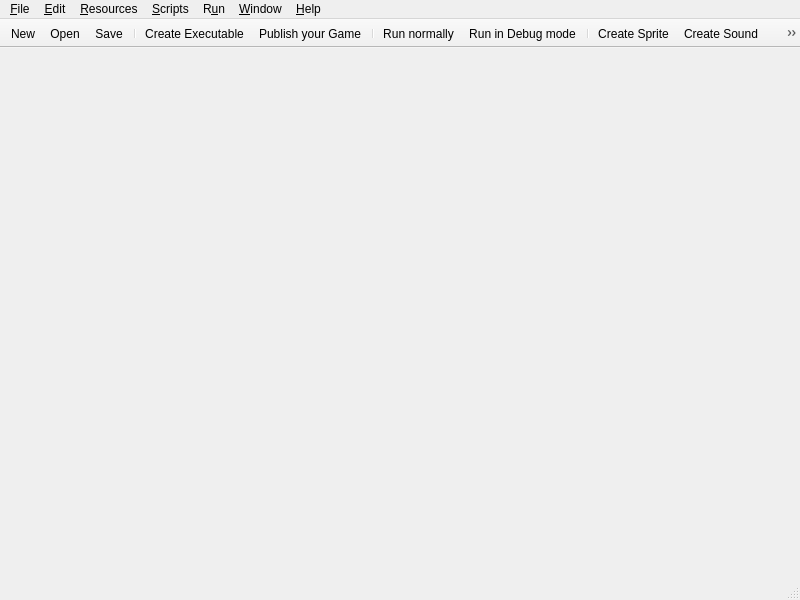
<?xml version="1.0" encoding="UTF-8"?>
<ui version="4.0">
 <class>MainWindow</class>
 <widget class="QMainWindow" name="MainWindow">
  <property name="geometry">
   <rect>
    <x>0</x>
    <y>0</y>
    <width>800</width>
    <height>600</height>
   </rect>
  </property>
  <property name="windowTitle">
   <string>Qt Gamemaker 1.0 Ultimate</string>
  </property>
  <widget class="QSplitter" name="splitter">
   <property name="orientation">
    <enum>Qt::Horizontal</enum>
   </property>
   <widget class="QTreeView" name="treeView">
    <property name="contextMenuPolicy">
     <enum>Qt::CustomContextMenu</enum>
    </property>
    <property name="editTriggers">
     <set>QAbstractItemView::EditKeyPressed</set>
    </property>
    <property name="dragEnabled">
     <bool>true</bool>
    </property>
    <property name="iconSize">
     <size>
      <width>16</width>
      <height>16</height>
     </size>
    </property>
    <property name="animated">
     <bool>true</bool>
    </property>
    <property name="headerHidden">
     <bool>true</bool>
    </property>
   </widget>
   <widget class="QMdiArea" name="mdiArea">
    <property name="background">
     <brush brushstyle="CrossPattern">
      <color alpha="255">
       <red>159</red>
       <green>159</green>
       <blue>159</blue>
      </color>
     </brush>
    </property>
   </widget>
  </widget>
  <widget class="QMenuBar" name="menubar">
   <property name="geometry">
    <rect>
     <x>0</x>
     <y>0</y>
     <width>800</width>
     <height>20</height>
    </rect>
   </property>
   <widget class="QMenu" name="menuFile">
    <property name="title">
     <string>&amp;File</string>
    </property>
    <widget class="QMenu" name="menuRecentFiles">
     <property name="title">
      <string>&amp;Recent Files</string>
     </property>
     <addaction name="actionNone"/>
    </widget>
    <addaction name="actionNew"/>
    <addaction name="actionOpen"/>
    <addaction name="menuRecentFiles"/>
    <addaction name="separator"/>
    <addaction name="actionSave"/>
    <addaction name="actionSaveAs"/>
    <addaction name="separator"/>
    <addaction name="actionCreateExecutable"/>
    <addaction name="actionPublishGame"/>
    <addaction name="separator"/>
    <addaction name="actionImportResources"/>
    <addaction name="actionExportResources"/>
    <addaction name="separator"/>
    <addaction name="actionAdvancedMode"/>
    <addaction name="actionPreferences"/>
    <addaction name="separator"/>
    <addaction name="actionExit"/>
   </widget>
   <widget class="QMenu" name="menuEdit">
    <property name="title">
     <string>&amp;Edit</string>
    </property>
    <addaction name="actionCreate"/>
    <addaction name="actionDuplicate"/>
    <addaction name="separator"/>
    <addaction name="actionCreateGroup"/>
    <addaction name="separator"/>
    <addaction name="actionDelete"/>
    <addaction name="separator"/>
    <addaction name="actionRename"/>
    <addaction name="separator"/>
    <addaction name="actionProperties"/>
    <addaction name="separator"/>
    <addaction name="actionFindResource"/>
    <addaction name="actionExpandResourceTree"/>
    <addaction name="actionCollapseResourceTree"/>
    <addaction name="separator"/>
    <addaction name="actionShowObjectInformation"/>
   </widget>
   <widget class="QMenu" name="menuResources">
    <property name="title">
     <string>&amp;Resources</string>
    </property>
    <addaction name="actionCreateSprite"/>
    <addaction name="actionCreateSound"/>
    <addaction name="actionCreateBackground"/>
    <addaction name="actionCreatePath"/>
    <addaction name="actionCreateScript"/>
    <addaction name="actionCreateFont"/>
    <addaction name="actionCreateTimeLine"/>
    <addaction name="actionCreateObject"/>
    <addaction name="actionCreateRoom"/>
    <addaction name="separator"/>
    <addaction name="actionGameInformation"/>
    <addaction name="actionGlobalGameSettings"/>
    <addaction name="actionExtensionPackages"/>
    <addaction name="separator"/>
    <addaction name="actionDefineConstants"/>
    <addaction name="actionDefineTriggers"/>
    <addaction name="actionIncludedFiles"/>
   </widget>
   <widget class="QMenu" name="menuScripts">
    <property name="title">
     <string>&amp;Scripts</string>
    </property>
    <addaction name="actionImportScripts"/>
    <addaction name="action_Export_All_Scripts"/>
    <addaction name="separator"/>
    <addaction name="actionShow_Built_in_Variables"/>
    <addaction name="actionShow_Build_in_Functions"/>
    <addaction name="actionS_how_Extension_Functions"/>
    <addaction name="actionShow_Constants"/>
    <addaction name="separator"/>
    <addaction name="action_Show_Resource_Names"/>
    <addaction name="actionSearch_i_n_Scripts"/>
    <addaction name="separator"/>
    <addaction name="actionCheck_Resource_Names"/>
    <addaction name="actionCheck_All_Scripts"/>
   </widget>
   <widget class="QMenu" name="menuRun">
    <property name="title">
     <string>R&amp;un</string>
    </property>
    <addaction name="actionRunNormally"/>
    <addaction name="actionRunInDebugMode"/>
   </widget>
   <widget class="QMenu" name="menuWindow">
    <property name="title">
     <string>&amp;Window</string>
    </property>
    <addaction name="actionClose"/>
    <addaction name="actionCloseAll"/>
    <addaction name="separator"/>
    <addaction name="actionTile"/>
    <addaction name="actionCascade"/>
    <addaction name="separator"/>
    <addaction name="actionNext"/>
    <addaction name="actionPrevious"/>
    <addaction name="separator"/>
    <addaction name="actionSubWindowedView"/>
    <addaction name="actionTabbedView"/>
    <addaction name="separator"/>
   </widget>
   <widget class="QMenu" name="menuHelp">
    <property name="title">
     <string>&amp;Help</string>
    </property>
    <widget class="QMenu" name="menuTutorials">
     <property name="title">
      <string>&amp;Tutorials</string>
     </property>
     <addaction name="actionNone"/>
    </widget>
    <widget class="QMenu" name="menuExtensionPackages">
     <property name="title">
      <string>&amp;Extension Packages</string>
     </property>
     <addaction name="actionNone"/>
    </widget>
    <addaction name="actionContents"/>
    <addaction name="menuTutorials"/>
    <addaction name="menuExtensionPackages"/>
    <addaction name="separator"/>
    <addaction name="separator"/>
    <addaction name="actionNews"/>
    <addaction name="actionBook"/>
    <addaction name="actionMoreTutorials"/>
    <addaction name="actionWebsite"/>
    <addaction name="actionForum"/>
    <addaction name="actionWiki"/>
    <addaction name="separator"/>
    <addaction name="actionAbout"/>
    <addaction name="actionAboutQt"/>
   </widget>
   <addaction name="menuFile"/>
   <addaction name="menuEdit"/>
   <addaction name="menuResources"/>
   <addaction name="menuScripts"/>
   <addaction name="menuRun"/>
   <addaction name="menuWindow"/>
   <addaction name="menuHelp"/>
  </widget>
  <widget class="QStatusBar" name="statusbar"/>
  <widget class="QToolBar" name="toolBar">
   <property name="windowTitle">
    <string>toolBar</string>
   </property>
   <property name="movable">
    <bool>false</bool>
   </property>
   <property name="iconSize">
    <size>
     <width>16</width>
     <height>16</height>
    </size>
   </property>
   <attribute name="toolBarArea">
    <enum>TopToolBarArea</enum>
   </attribute>
   <attribute name="toolBarBreak">
    <bool>false</bool>
   </attribute>
   <addaction name="actionNew"/>
   <addaction name="actionOpen"/>
   <addaction name="actionSave"/>
   <addaction name="separator"/>
   <addaction name="actionCreateExecutable"/>
   <addaction name="actionPublishGame"/>
   <addaction name="separator"/>
   <addaction name="actionRunNormally"/>
   <addaction name="actionRunInDebugMode"/>
   <addaction name="separator"/>
   <addaction name="actionCreateSprite"/>
   <addaction name="actionCreateSound"/>
   <addaction name="actionCreateBackground"/>
   <addaction name="actionCreatePath"/>
   <addaction name="actionCreateScript"/>
   <addaction name="actionCreateFont"/>
   <addaction name="actionCreateTimeLine"/>
   <addaction name="actionCreateObject"/>
   <addaction name="actionCreateRoom"/>
   <addaction name="separator"/>
   <addaction name="actionGameInformation"/>
   <addaction name="actionGlobalGameSettings"/>
   <addaction name="actionExtensionPackages"/>
   <addaction name="separator"/>
   <addaction name="actionContents"/>
  </widget>
  <action name="actionNew">
   <property name="icon">
    <iconset resource="resources.qrc">
     <normaloff>:/qtgameengine/icons/new.png</normaloff>:/qtgameengine/icons/new.png</iconset>
   </property>
   <property name="text">
    <string>&amp;New</string>
   </property>
  </action>
  <action name="actionOpen">
   <property name="icon">
    <iconset resource="resources.qrc">
     <normaloff>:/qtgameengine/icons/open.png</normaloff>:/qtgameengine/icons/open.png</iconset>
   </property>
   <property name="text">
    <string>&amp;Open</string>
   </property>
  </action>
  <action name="actionSave">
   <property name="icon">
    <iconset resource="resources.qrc">
     <normaloff>:/qtgameengine/icons/save.png</normaloff>:/qtgameengine/icons/save.png</iconset>
   </property>
   <property name="text">
    <string>&amp;Save</string>
   </property>
  </action>
  <action name="actionSaveAs">
   <property name="icon">
    <iconset resource="resources.qrc">
     <normaloff>:/qtgameengine/icons/save-as.png</normaloff>:/qtgameengine/icons/save-as.png</iconset>
   </property>
   <property name="text">
    <string>Save &amp;As...</string>
   </property>
  </action>
  <action name="actionCreateExecutable">
   <property name="icon">
    <iconset resource="resources.qrc">
     <normaloff>:/qtgameengine/icons/create-executable.png</normaloff>:/qtgameengine/icons/create-executable.png</iconset>
   </property>
   <property name="text">
    <string>&amp;Create Executable...</string>
   </property>
  </action>
  <action name="actionPublishGame">
   <property name="icon">
    <iconset resource="resources.qrc">
     <normaloff>:/qtgameengine/icons/publish-game.png</normaloff>:/qtgameengine/icons/publish-game.png</iconset>
   </property>
   <property name="text">
    <string>P&amp;ublish your Game...</string>
   </property>
  </action>
  <action name="actionImportResources">
   <property name="icon">
    <iconset resource="resources.qrc">
     <normaloff>:/qtgameengine/icons/import-resources.png</normaloff>:/qtgameengine/icons/import-resources.png</iconset>
   </property>
   <property name="text">
    <string>&amp;Import Resources...</string>
   </property>
  </action>
  <action name="actionExportResources">
   <property name="icon">
    <iconset resource="resources.qrc">
     <normaloff>:/qtgameengine/icons/export-resources.png</normaloff>:/qtgameengine/icons/export-resources.png</iconset>
   </property>
   <property name="text">
    <string>&amp;Export Resources...</string>
   </property>
  </action>
  <action name="actionAdvancedMode">
   <property name="checkable">
    <bool>true</bool>
   </property>
   <property name="checked">
    <bool>true</bool>
   </property>
   <property name="text">
    <string>Ad&amp;vanced Mode</string>
   </property>
  </action>
  <action name="actionPreferences">
   <property name="icon">
    <iconset resource="resources.qrc">
     <normaloff>:/qtgameengine/icons/preferences.png</normaloff>:/qtgameengine/icons/preferences.png</iconset>
   </property>
   <property name="text">
    <string>&amp;Preferences...</string>
   </property>
   <property name="menuRole">
    <enum>QAction::PreferencesRole</enum>
   </property>
  </action>
  <action name="actionExit">
   <property name="icon">
    <iconset resource="resources.qrc">
     <normaloff>:/qtgameengine/icons/exit.png</normaloff>:/qtgameengine/icons/exit.png</iconset>
   </property>
   <property name="text">
    <string>E&amp;xit</string>
   </property>
   <property name="menuRole">
    <enum>QAction::QuitRole</enum>
   </property>
  </action>
  <action name="actionNone">
   <property name="enabled">
    <bool>false</bool>
   </property>
   <property name="text">
    <string>(none)</string>
   </property>
  </action>
  <action name="actionCreate">
   <property name="icon">
    <iconset resource="resources.qrc">
     <normaloff>:/qtgameengine/icons/create.png</normaloff>:/qtgameengine/icons/create.png</iconset>
   </property>
   <property name="text">
    <string>&amp;Create</string>
   </property>
  </action>
  <action name="actionDuplicate">
   <property name="icon">
    <iconset resource="resources.qrc">
     <normaloff>:/qtgameengine/icons/duplicate.png</normaloff>:/qtgameengine/icons/duplicate.png</iconset>
   </property>
   <property name="text">
    <string>D&amp;uplicate</string>
   </property>
   <property name="shortcut">
    <string>Alt+Ins</string>
   </property>
  </action>
  <action name="actionCreateGroup">
   <property name="icon">
    <iconset resource="resources.qrc">
     <normaloff>:/qtgameengine/icons/create-group.png</normaloff>:/qtgameengine/icons/create-group.png</iconset>
   </property>
   <property name="text">
    <string>Cr&amp;eate Group</string>
   </property>
  </action>
  <action name="actionSortByName">
   <property name="text">
    <string>&amp;Sort by Name</string>
   </property>
  </action>
  <action name="actionDelete">
   <property name="icon">
    <iconset resource="resources.qrc">
     <normaloff>:/qtgameengine/icons/delete.png</normaloff>:/qtgameengine/icons/delete.png</iconset>
   </property>
   <property name="text">
    <string>&amp;Delete</string>
   </property>
  </action>
  <action name="actionRename">
   <property name="icon">
    <iconset resource="resources.qrc">
     <normaloff>:/qtgameengine/icons/rename.png</normaloff>:/qtgameengine/icons/rename.png</iconset>
   </property>
   <property name="text">
    <string>&amp;Rename</string>
   </property>
  </action>
  <action name="actionProperties">
   <property name="icon">
    <iconset resource="resources.qrc">
     <normaloff>:/qtgameengine/icons/properties.png</normaloff>:/qtgameengine/icons/properties.png</iconset>
   </property>
   <property name="text">
    <string>&amp;Properties</string>
   </property>
   <property name="shortcut">
    <string>Alt+Return</string>
   </property>
  </action>
  <action name="actionFindResource">
   <property name="icon">
    <iconset resource="resources.qrc">
     <normaloff>:/qtgameengine/icons/find.png</normaloff>:/qtgameengine/icons/find.png</iconset>
   </property>
   <property name="text">
    <string>&amp;Find Resource</string>
   </property>
  </action>
  <action name="actionExpandResourceTree">
   <property name="text">
    <string>E&amp;xpand Resource Tree</string>
   </property>
  </action>
  <action name="actionCollapseResourceTree">
   <property name="text">
    <string>C&amp;ollapse Resource Tree</string>
   </property>
  </action>
  <action name="actionShowObjectInformation">
   <property name="icon">
    <iconset resource="resources.qrc">
     <normaloff>:/qtgameengine/icons/object-file.png</normaloff>:/qtgameengine/icons/object-file.png</iconset>
   </property>
   <property name="text">
    <string>&amp;Show Object Information</string>
   </property>
  </action>
  <action name="actionCreateSprite">
   <property name="icon">
    <iconset resource="resources.qrc">
     <normaloff>:/qtgameengine/icons/sprite.png</normaloff>:/qtgameengine/icons/sprite.png</iconset>
   </property>
   <property name="text">
    <string>Create &amp;Sprite</string>
   </property>
   <property name="shortcut">
    <string>Ctrl+Shift+S</string>
   </property>
  </action>
  <action name="actionCreateSound">
   <property name="icon">
    <iconset resource="resources.qrc">
     <normaloff>:/qtgameengine/icons/sound.png</normaloff>:/qtgameengine/icons/sound.png</iconset>
   </property>
   <property name="text">
    <string>Create So&amp;und</string>
   </property>
   <property name="shortcut">
    <string>Ctrl+Shift+U</string>
   </property>
  </action>
  <action name="actionCreateBackground">
   <property name="icon">
    <iconset resource="resources.qrc">
     <normaloff>:/qtgameengine/icons/background.png</normaloff>:/qtgameengine/icons/background.png</iconset>
   </property>
   <property name="text">
    <string>Create &amp;Background</string>
   </property>
   <property name="shortcut">
    <string>Ctrl+Shift+B</string>
   </property>
  </action>
  <action name="actionCreatePath">
   <property name="icon">
    <iconset resource="resources.qrc">
     <normaloff>:/qtgameengine/icons/path.png</normaloff>:/qtgameengine/icons/path.png</iconset>
   </property>
   <property name="text">
    <string>Create &amp;Path</string>
   </property>
   <property name="shortcut">
    <string>Ctrl+Shift+P</string>
   </property>
  </action>
  <action name="actionCreateScript">
   <property name="icon">
    <iconset resource="resources.qrc">
     <normaloff>:/qtgameengine/icons/script.png</normaloff>:/qtgameengine/icons/script.png</iconset>
   </property>
   <property name="text">
    <string>Create S&amp;cript</string>
   </property>
   <property name="shortcut">
    <string>Ctrl+Shift+C</string>
   </property>
  </action>
  <action name="actionCreateFont">
   <property name="icon">
    <iconset resource="resources.qrc">
     <normaloff>:/qtgameengine/icons/font.png</normaloff>:/qtgameengine/icons/font.png</iconset>
   </property>
   <property name="text">
    <string>Create &amp;Font</string>
   </property>
   <property name="shortcut">
    <string>Ctrl+Shift+F</string>
   </property>
  </action>
  <action name="actionCreateTimeLine">
   <property name="icon">
    <iconset resource="resources.qrc">
     <normaloff>:/qtgameengine/icons/timeline.png</normaloff>:/qtgameengine/icons/timeline.png</iconset>
   </property>
   <property name="text">
    <string>Create &amp;Time Line</string>
   </property>
   <property name="shortcut">
    <string>Ctrl+Shift+T</string>
   </property>
  </action>
  <action name="actionCreateObject">
   <property name="icon">
    <iconset resource="resources.qrc">
     <normaloff>:/qtgameengine/icons/object.png</normaloff>:/qtgameengine/icons/object.png</iconset>
   </property>
   <property name="text">
    <string>Create &amp;Object</string>
   </property>
   <property name="shortcut">
    <string>Ctrl+Shift+O</string>
   </property>
  </action>
  <action name="actionCreateRoom">
   <property name="icon">
    <iconset resource="resources.qrc">
     <normaloff>:/qtgameengine/icons/room.png</normaloff>:/qtgameengine/icons/room.png</iconset>
   </property>
   <property name="text">
    <string>Create &amp;Room</string>
   </property>
   <property name="shortcut">
    <string>Ctrl+Shift+R</string>
   </property>
  </action>
  <action name="actionGameInformation">
   <property name="icon">
    <iconset resource="resources.qrc">
     <normaloff>:/qtgameengine/icons/game-information.png</normaloff>:/qtgameengine/icons/game-information.png</iconset>
   </property>
   <property name="text">
    <string>Change Game &amp;Information</string>
   </property>
   <property name="shortcut">
    <string>Ctrl+Shift+I</string>
   </property>
  </action>
  <action name="actionGlobalGameSettings">
   <property name="icon">
    <iconset resource="resources.qrc">
     <normaloff>:/qtgameengine/icons/global-game-settings.png</normaloff>:/qtgameengine/icons/global-game-settings.png</iconset>
   </property>
   <property name="text">
    <string>Change &amp;Global Game Settings</string>
   </property>
   <property name="shortcut">
    <string>Ctrl+Shift+G</string>
   </property>
  </action>
  <action name="actionExtensionPackages">
   <property name="icon">
    <iconset resource="resources.qrc">
     <normaloff>:/qtgameengine/icons/extension-packages.png</normaloff>:/qtgameengine/icons/extension-packages.png</iconset>
   </property>
   <property name="text">
    <string>Select &amp;Extension Packages</string>
   </property>
   <property name="shortcut">
    <string>Ctrl+Shift+E</string>
   </property>
  </action>
  <action name="actionDefineConstants">
   <property name="icon">
    <iconset resource="resources.qrc">
     <normaloff>:/qtgameengine/icons/constants.png</normaloff>:/qtgameengine/icons/constants.png</iconset>
   </property>
   <property name="text">
    <string>Define Co&amp;nstants...</string>
   </property>
   <property name="shortcut">
    <string>Ctrl+Shift+N</string>
   </property>
  </action>
  <action name="actionDefineTriggers">
   <property name="text">
    <string>&amp;Define Triggers...</string>
   </property>
   <property name="shortcut">
    <string>Ctrl+Shift+D</string>
   </property>
  </action>
  <action name="actionIncludedFiles">
   <property name="text">
    <string>Inc&amp;luded Files...</string>
   </property>
   <property name="shortcut">
    <string>Ctrl+Shift+L</string>
   </property>
  </action>
  <action name="actionRunNormally">
   <property name="icon">
    <iconset resource="resources.qrc">
     <normaloff>:/qtgameengine/icons/run.png</normaloff>:/qtgameengine/icons/run.png</iconset>
   </property>
   <property name="text">
    <string>&amp;Run normally</string>
   </property>
   <property name="shortcut">
    <string>F5</string>
   </property>
  </action>
  <action name="actionRunInDebugMode">
   <property name="icon">
    <iconset resource="resources.qrc">
     <normaloff>:/qtgameengine/icons/debug.png</normaloff>:/qtgameengine/icons/debug.png</iconset>
   </property>
   <property name="text">
    <string>Run in &amp;Debug mode</string>
   </property>
   <property name="shortcut">
    <string>F6</string>
   </property>
  </action>
  <action name="actionImportScripts">
   <property name="text">
    <string>&amp;Import Scripts...</string>
   </property>
  </action>
  <action name="actionContents">
   <property name="icon">
    <iconset resource="resources.qrc">
     <normaloff>:/qtgameengine/icons/help.png</normaloff>:/qtgameengine/icons/help.png</iconset>
   </property>
   <property name="text">
    <string>&amp;Contents</string>
   </property>
  </action>
  <action name="actionNews">
   <property name="text">
    <string>&amp;News...</string>
   </property>
  </action>
  <action name="actionBook">
   <property name="text">
    <string>&amp;Book...</string>
   </property>
  </action>
  <action name="actionMoreTutorials">
   <property name="text">
    <string>&amp;More Tutorials...</string>
   </property>
  </action>
  <action name="actionWebsite">
   <property name="text">
    <string>&amp;Website...</string>
   </property>
  </action>
  <action name="actionForum">
   <property name="text">
    <string>&amp;Forum...</string>
   </property>
  </action>
  <action name="actionWiki">
   <property name="text">
    <string>W&amp;iki...</string>
   </property>
  </action>
  <action name="actionAbout">
   <property name="text">
    <string>&amp;About Game Maker...</string>
   </property>
   <property name="menuRole">
    <enum>QAction::AboutRole</enum>
   </property>
  </action>
  <action name="actionAboutQt">
   <property name="text">
    <string>About &amp;Qt...</string>
   </property>
   <property name="menuRole">
    <enum>QAction::AboutQtRole</enum>
   </property>
  </action>
  <action name="action_Export_All_Scripts">
   <property name="text">
    <string>&amp;Export All Scripts...</string>
   </property>
  </action>
  <action name="actionShow_Built_in_Variables">
   <property name="text">
    <string>Show Built-in &amp;Variables</string>
   </property>
  </action>
  <action name="actionShow_Build_in_Functions">
   <property name="text">
    <string>Show Build-in &amp;Functions</string>
   </property>
  </action>
  <action name="actionS_how_Extension_Functions">
   <property name="text">
    <string>S&amp;how Extension Functions</string>
   </property>
  </action>
  <action name="actionShow_Constants">
   <property name="text">
    <string>Show &amp;Constants</string>
   </property>
  </action>
  <action name="action_Show_Resource_Names">
   <property name="text">
    <string>&amp;Show Resource Names</string>
   </property>
  </action>
  <action name="actionSearch_i_n_Scripts">
   <property name="text">
    <string>Search i&amp;n Scripts...</string>
   </property>
  </action>
  <action name="actionCheck_Resource_Names">
   <property name="text">
    <string>Check &amp;Resource Names</string>
   </property>
  </action>
  <action name="actionCheck_All_Scripts">
   <property name="text">
    <string>Check &amp;All Scripts</string>
   </property>
  </action>
  <action name="actionClose">
   <property name="text">
    <string>Cl&amp;ose</string>
   </property>
  </action>
  <action name="actionCloseAll">
   <property name="text">
    <string>Close &amp;All</string>
   </property>
  </action>
  <action name="actionTile">
   <property name="icon">
    <iconset resource="resources.qrc">
     <normaloff>:/qtgameengine/icons/tile.png</normaloff>:/qtgameengine/icons/tile.png</iconset>
   </property>
   <property name="text">
    <string>&amp;Tile</string>
   </property>
  </action>
  <action name="actionCascade">
   <property name="icon">
    <iconset resource="resources.qrc">
     <normaloff>:/qtgameengine/icons/cascade.png</normaloff>:/qtgameengine/icons/cascade.png</iconset>
   </property>
   <property name="text">
    <string>&amp;Cascade</string>
   </property>
  </action>
  <action name="actionNext">
   <property name="text">
    <string>Ne&amp;xt</string>
   </property>
  </action>
  <action name="actionPrevious">
   <property name="text">
    <string>Pre&amp;vious</string>
   </property>
  </action>
  <action name="actionSubWindowedView">
   <property name="checkable">
    <bool>true</bool>
   </property>
   <property name="text">
    <string>Sub-Windowed view</string>
   </property>
  </action>
  <action name="actionTabbedView">
   <property name="checkable">
    <bool>true</bool>
   </property>
   <property name="text">
    <string>Tabbed view</string>
   </property>
  </action>
 </widget>
 <resources>
  <include location="resources.qrc"/>
 </resources>
 <connections>
  <connection>
   <sender>actionExit</sender>
   <signal>triggered()</signal>
   <receiver>MainWindow</receiver>
   <slot>close()</slot>
   <hints>
    <hint type="sourcelabel">
     <x>-1</x>
     <y>-1</y>
    </hint>
    <hint type="destinationlabel">
     <x>399</x>
     <y>299</y>
    </hint>
   </hints>
  </connection>
  <connection>
   <sender>actionExpandResourceTree</sender>
   <signal>triggered()</signal>
   <receiver>treeView</receiver>
   <slot>expandAll()</slot>
   <hints>
    <hint type="sourcelabel">
     <x>-1</x>
     <y>-1</y>
    </hint>
    <hint type="destinationlabel">
     <x>66</x>
     <y>314</y>
    </hint>
   </hints>
  </connection>
  <connection>
   <sender>actionCollapseResourceTree</sender>
   <signal>triggered()</signal>
   <receiver>treeView</receiver>
   <slot>collapseAll()</slot>
   <hints>
    <hint type="sourcelabel">
     <x>-1</x>
     <y>-1</y>
    </hint>
    <hint type="destinationlabel">
     <x>66</x>
     <y>314</y>
    </hint>
   </hints>
  </connection>
  <connection>
   <sender>actionClose</sender>
   <signal>triggered()</signal>
   <receiver>mdiArea</receiver>
   <slot>closeActiveSubWindow()</slot>
   <hints>
    <hint type="sourcelabel">
     <x>-1</x>
     <y>-1</y>
    </hint>
    <hint type="destinationlabel">
     <x>468</x>
     <y>314</y>
    </hint>
   </hints>
  </connection>
  <connection>
   <sender>actionCloseAll</sender>
   <signal>triggered()</signal>
   <receiver>mdiArea</receiver>
   <slot>closeAllSubWindows()</slot>
   <hints>
    <hint type="sourcelabel">
     <x>-1</x>
     <y>-1</y>
    </hint>
    <hint type="destinationlabel">
     <x>468</x>
     <y>314</y>
    </hint>
   </hints>
  </connection>
  <connection>
   <sender>actionTile</sender>
   <signal>triggered()</signal>
   <receiver>mdiArea</receiver>
   <slot>tileSubWindows()</slot>
   <hints>
    <hint type="sourcelabel">
     <x>-1</x>
     <y>-1</y>
    </hint>
    <hint type="destinationlabel">
     <x>468</x>
     <y>314</y>
    </hint>
   </hints>
  </connection>
  <connection>
   <sender>actionCascade</sender>
   <signal>triggered()</signal>
   <receiver>mdiArea</receiver>
   <slot>cascadeSubWindows()</slot>
   <hints>
    <hint type="sourcelabel">
     <x>-1</x>
     <y>-1</y>
    </hint>
    <hint type="destinationlabel">
     <x>468</x>
     <y>314</y>
    </hint>
   </hints>
  </connection>
  <connection>
   <sender>actionPrevious</sender>
   <signal>triggered()</signal>
   <receiver>mdiArea</receiver>
   <slot>activatePreviousSubWindow()</slot>
   <hints>
    <hint type="sourcelabel">
     <x>-1</x>
     <y>-1</y>
    </hint>
    <hint type="destinationlabel">
     <x>468</x>
     <y>314</y>
    </hint>
   </hints>
  </connection>
  <connection>
   <sender>actionNext</sender>
   <signal>triggered()</signal>
   <receiver>mdiArea</receiver>
   <slot>activateNextSubWindow()</slot>
   <hints>
    <hint type="sourcelabel">
     <x>-1</x>
     <y>-1</y>
    </hint>
    <hint type="destinationlabel">
     <x>468</x>
     <y>314</y>
    </hint>
   </hints>
  </connection>
 </connections>
</ui>
